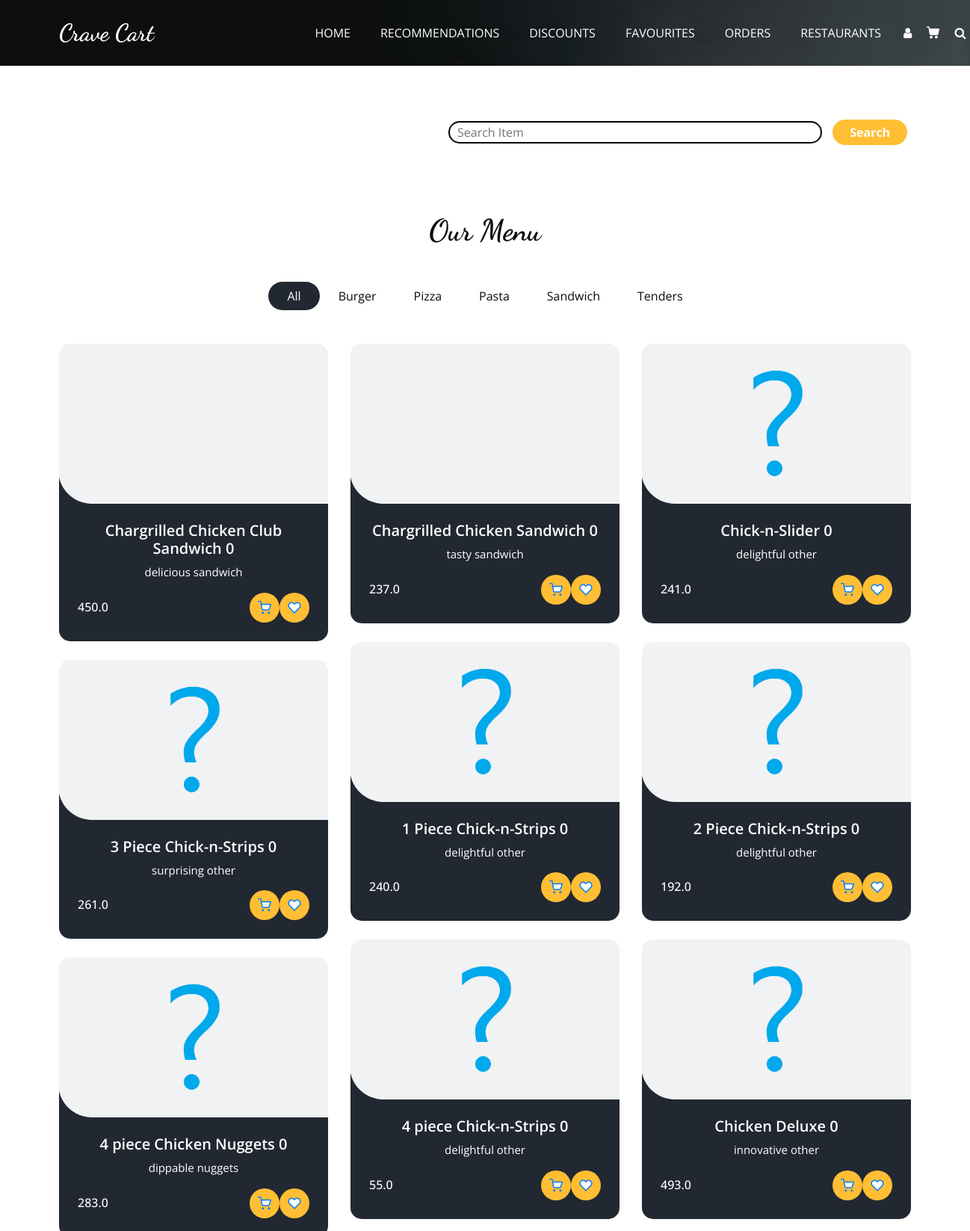
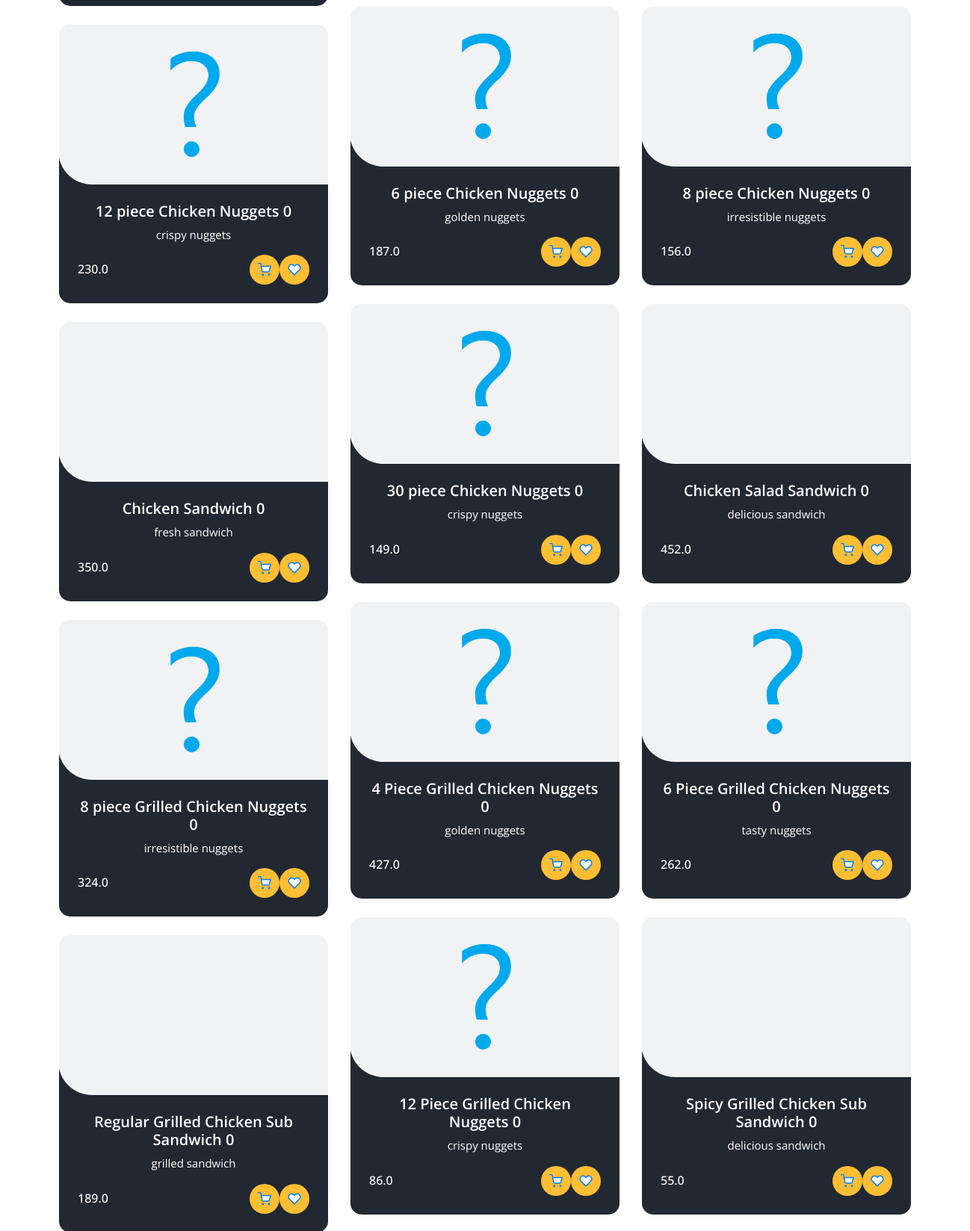
Screenshot of /search (signed in, upper part) with the database file from the repository (2 pictures, top to bottom).
### tables this page shows
CREATE TABLE Menus (
                        MenuID INTEGER PRIMARY KEY AUTOINCREMENT,
                        RestaurantID INTEGER,
                        ItemName TEXT,
                        Description TEXT,
                        Price REAL,
                        Category TEXT,
                        ImagePNG TEXT,
                        ImageJPG TEXT,
                        Rating INTEGER DEFAULT 0,
                        FOREIGN KEY (RestaurantID) REFERENCES Restaurants(RestaurantID) ON DELETE CASCADE
                    );

### userEndpoints.py (the view)
@User.route('/search', methods=['GET', 'POST'])
def search():
    if 'username' not in session:
        return redirect('/login')
    if not DataBase.is_customer(session['username']):
        return render_template('404.html'), 404
    if request.method == 'POST':
        input = request.form['search-input']
        data = DataBase.getItemSearch(name=input)
        if len(data) == 0:
            data = DataBase.get_menu_data(all=True)
            flash('Nothing found related to '+str(input),'error')
            dataView = 'all'
        else:
            dataView = input
    else:
        data = DataBase.get_menu_data(all=True)
        dataView = 'all'
    return render_template('user/search.html', menu=data,dataView=dataView)

### DataBase.py (called while the page is built)
def get_menu_data(limit=100,all=False):
    try:
        if all:
            cursor.execute('''SELECT ItemName, M.Description, Price, ImagePNG ,Category ,Rating FROM Menus M
                              INNER JOIN Restaurants R ON M.RestaurantID = R.RestaurantID
                              WHERE R.Blocked = 0;''')
        else:
            cursor.execute('''SELECT ItemName, M.Description, Price, ImagePNG ,Category ,Rating  FROM Menus M INNER JOIN Restaurants R
                              ON M.RestaurantID = R.RestaurantID
                              WHERE R.Blocked = 0 LIMIT ?;''',[limit])
        return cursor.fetchall()
    except sqlite3.Error as e:
        print("Error fetching data from database:", e)
        return []

def is_customer(id):
    try:
        cursor.execute('''SELECT * FROM Customers where CustomerID=?;''',[id])
        ans = cursor.fetchone()
        if ans:
            return True
        else:
            return False
    except Exception as e:
        print(e)
        return False

### templates/user/search.html (shortened to what this page needs)
<!DOCTYPE html>
<html>
<head>
  <link rel="stylesheet" type="text/css" href="{{url_for('static',filename='css/bootstrap.css')}}" />
  <link rel="stylesheet" type="text/css" href="https://cdnjs.cloudflare.com/ajax/libs/OwlCarousel2/2.3.4/assets/owl.carousel.min.css" />
  <link rel="stylesheet" href="https://cdnjs.cloudflare.com/ajax/libs/jquery-nice-select/1.1.0/css/nice-select.min.css" />
  <link href="{{url_for('static',filename='css/font-awesome.min.css')}}" rel="stylesheet" />
  <link href="{{url_for('static',filename='css/style.css')}}" rel="stylesheet" />
  <link href="{{url_for('static',filename='css/responsive.css')}}" rel="stylesheet" />
</head>
<body class="sub_page">
  <div class="hero_area">
    <div class="bg-box">
      <img src="{{url_for('static',filename='images/hero-bg.jpg')}}" alt="">
    </div>
    <header class="header_section">
      <div class="container">
        <nav class="navbar navbar-expand-lg custom_nav-container ">
          <a class="navbar-brand" href="home">
            <span>
              Crave Cart
            </span>
          </a>
          <div class="collapse navbar-collapse" id="navbarSupportedContent">
            <ul class="navbar-nav  mx-auto ">
              <li class="nav-item">
                <a class="nav-link" href="home">Home </a>
              </li>
              <li class="nav-item">
                <a class="nav-link" href="recommendation">Recommendations  </a>
              </li>
              <li class="nav-item">
                <a class="nav-link" href="discounts">Discounts</a>
              </li>
              <li class="nav-item">
                <a class="nav-link" href="favourites">Favourites</a>
              </li>
              <li class="nav-item">
                <a class="nav-link" href="trackorders">Orders</a>
              </li>
              <li class="nav-item">
                <a class="nav-link" href="restaurants">Restaurants</a>
              </li>
            </ul>
            <div class="user_option">
                <a href="profile" class="user_link">
                  <i class="fa fa-user" aria-hidden="true"></i>
                </a>
                <a class="cart_link" href="cart">
                 </a>
                 <form class="form-inline active">
                  <button class="btn my-2 my-sm-0 nav_search-btn" type="button" onclick="openSearchPage()">
                      <i class="fa fa-search" aria-hidden="true"></i>
                  </button>
                 </form>
             </div>
          </div>
        </nav>
      </div>
    </header>
  </div>
    <br><br><br>
    <form id="search-form" action="/search" method="POST">
        <input type="text" id="search-input" name="search-input" placeholder="Search Item">
        <button type="submit" id="search-btn">Search</button>
    </form>
    {%if dataView=="all"%}
  <section class="food_section layout_padding">
    <div class="container">
      <div class="heading_container heading_center">
        <h2>
          Our Menu
        </h2>
      </div>
      <ul class="filters_menu">
        <li class="active" data-filter="*">All</li>
        <li data-filter=".Burger">Burger</li>
        <li data-filter=".Pizza">Pizza</li>
        <li data-filter=".Pasta">Pasta</li>
        <li data-filter=".Sandwich">Sandwich</li>
        <li data-filter=".Tenders">Tenders</li>
      </ul>
      <div class="filters-content">
        <div class="row grid">
            {% for item in menu%}
            <div class="col-sm-6 col-lg-4 all {{item[4]}}">
            <div class="box">
              <div>
                <div class="img-box">
                  <img src="{{url_for('static',filename='images/'+item[3])}}" alt="">
                </div>
                <div class="detail-box">
                  <h5>
                    {{item[0]}}
                    {{item[5]}}
                  </h5>
                  <p>
                    {{item[1]}}
                  </p>
                  <div class="options">
                    <h6>
                        {{item[2]}}
                    </h6>
                    <div class="button-container">
                      <a href="#" class="add-to-cart-btn-search" data-item-name="{{ item[0] }}" data-description="{{ item[1] }}" data-price="{{ item[2] }}">
                      </a>
                      <a href="#" class="favorite-btn-search" data-item-name="{{ item[0] }}" data-description="{{ item[1] }}" data-price="{{ item[2] }}">
                      </a>
                  </div>
                  </div>
                </div>
              </div>
            </div>
            </div>
            {%endfor%}
        </div>
      </div>
    </div>
  </section>
{%endif%}
</body>
</html>

### static/css/responsive.css (style rules this page uses)
@media (min-width: 1200px) { .container { max-width: 1170px; } }

### rows the page displays
Menus: ItemName "Chargrilled Chicken Club Sandwich", Rating "0", Description "delicious sandwich", Price "450.0"
Menus: ItemName "Chargrilled Chicken Sandwich", Rating "0", Description "tasty sandwich", Price "237.0"
Menus: ImagePNG (placeholder picture), ItemName "Chick-n-Slider", Rating "0", Description "delightful other", Price "241.0"
Menus: ImagePNG (placeholder picture), ItemName "1 Piece Chick-n-Strips", Rating "0", Description "delightful other", Price "240.0"
Menus: ImagePNG (placeholder picture), ItemName "2 Piece Chick-n-Strips", Rating "0", Description "delightful other", Price "192.0"
Menus: ImagePNG (placeholder picture), ItemName "3 Piece Chick-n-Strips", Rating "0", Description "surprising other", Price "261.0"
Menus: ImagePNG (placeholder picture), ItemName "4 piece Chick-n-Strips", Rating "0", Description "delightful other", Price "55.0"
Menus: ImagePNG (placeholder picture), ItemName "Chicken Deluxe", Rating "0", Description "innovative other", Price "493.0"
Menus: ImagePNG (placeholder picture), ItemName "4 piece Chicken Nuggets", Rating "0", Description "dippable nuggets", Price "283.0"
Menus: ImagePNG (placeholder picture), ItemName "6 piece Chicken Nuggets", Rating "0", Description "golden nuggets", Price "187.0"
Menus: ImagePNG (placeholder picture), ItemName "8 piece Chicken Nuggets", Rating "0", Description "irresistible nuggets", Price "156.0"
Menus: ImagePNG (placeholder picture), ItemName "12 piece Chicken Nuggets", Rating "0", Description "crispy nuggets", Price "230.0"
Menus: ImagePNG (placeholder picture), ItemName "30 piece Chicken Nuggets", Rating "0", Description "crispy nuggets", Price "149.0"
Menus: ItemName "Chicken Salad Sandwich", Rating "0", Description "delicious sandwich", Price "452.0"
Menus: ItemName "Chicken Sandwich", Rating "0", Description "fresh sandwich", Price "350.0"
Menus: ImagePNG (placeholder picture), ItemName "4 Piece Grilled Chicken Nuggets", Rating "0", Description "golden nuggets", Price "427.0"
Menus: ImagePNG (placeholder picture), ItemName "6 Piece Grilled Chicken Nuggets", Rating "0", Description "tasty nuggets", Price "262.0"
Menus: ImagePNG (placeholder picture), ItemName "8 piece Grilled Chicken Nuggets", Rating "0", Description "irresistible nuggets", Price "324.0"
Menus: ImagePNG (placeholder picture), ItemName "12 Piece Grilled Chicken Nuggets", Rating "0", Description "crispy nuggets", Price "86.0"
Menus: ItemName "Spicy Grilled Chicken Sub Sandwich", Rating "0", Description "delicious sandwich", Price "55.0"
Menus: ItemName "Regular Grilled Chicken Sub Sandwich", Rating "0", Description "grilled sandwich", Price "189.0"
